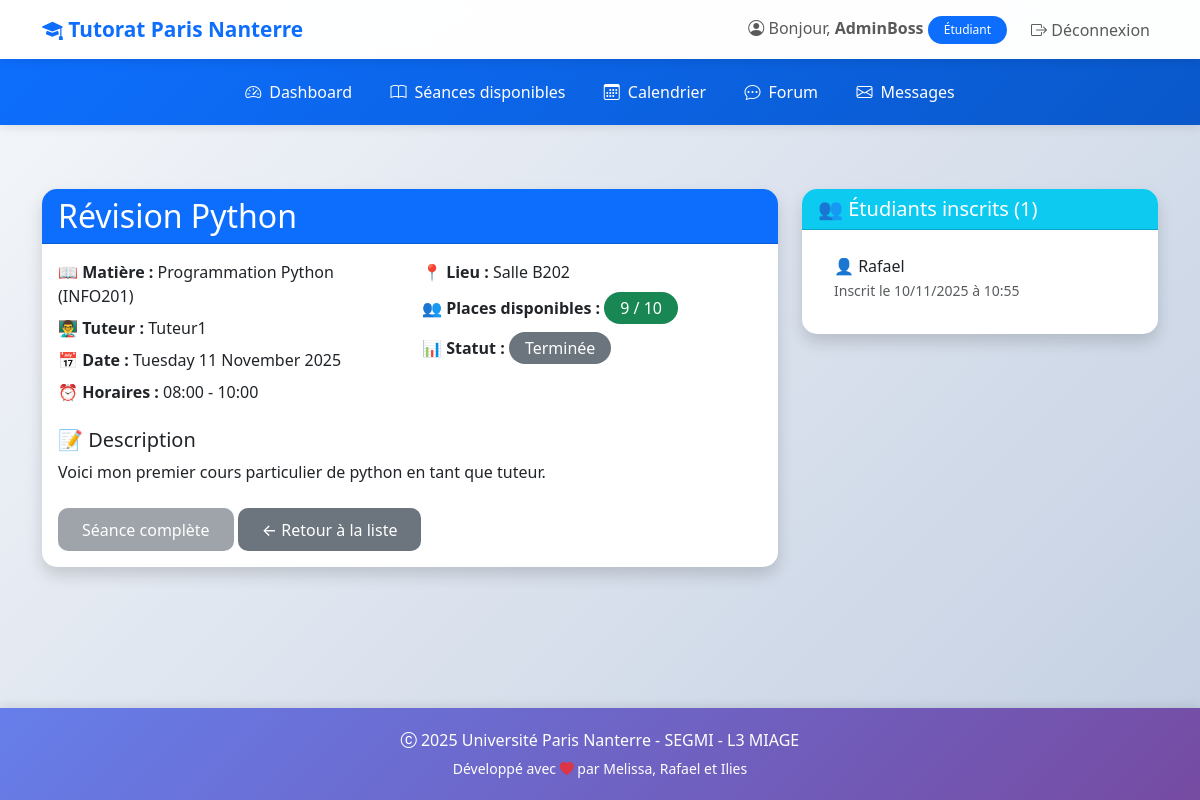
The page /seance/1/ (signed in) on the database as committed earlier.
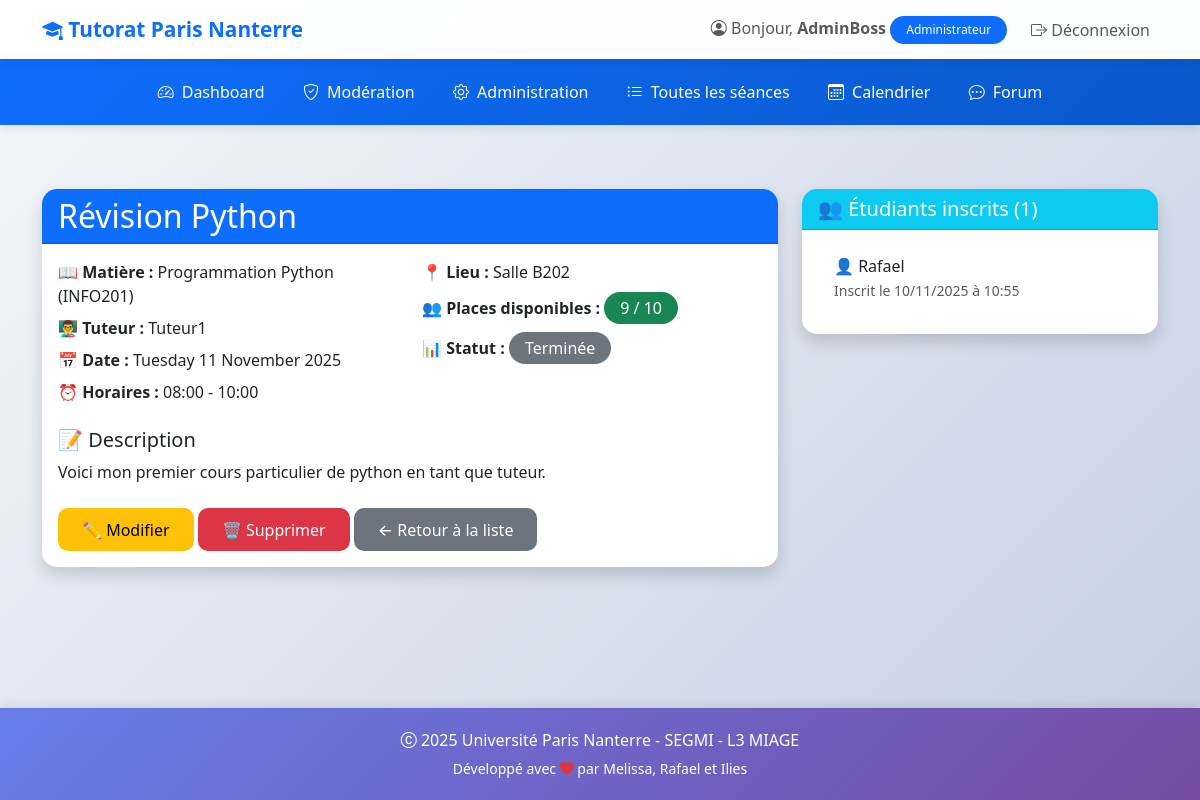
The same page on the database as committed later.
### tutorat/models.py (models this page shows, shortened)
class User(AbstractUser):
    ROLE_CHOICES = (
        ('ETUDIANT', 'Étudiant'),
        ('TUTEUR', 'Tuteur'),
        ('ADMIN', 'Administrateur'),
    )
    role = models.CharField(
        max_length=20,
        choices=ROLE_CHOICES,
        default='ETUDIANT',
        verbose_name="Rôle"
    )
    telephone = models.CharField(
        max_length=15,
        blank=True,
        null=True,
        verbose_name="Téléphone"
    )
    date_naissance = models.DateField(
        blank=True,
        null=True,
        verbose_name="Date de naissance"
    )
    class Meta:
        verbose_name = "Utilisateur"
        verbose_name_plural = "Utilisateurs"

### tutorat/views.py (the view)
# urls.py: path('seance/<int:pk>/', views.seance_detail, name='seance_detail'),
@login_required
def seance_detail(request, pk):
    seance = get_object_or_404(Seance.objects.select_related('matiere', 'tuteur'), pk=pk)
    inscriptions = seance.inscriptions.filter(statut='CONFIRMEE').select_related('etudiant')
    est_inscrit = False
    if request.user.role == 'ETUDIANT':
        est_inscrit = seance.inscriptions.filter(
            etudiant=request.user,
            statut='CONFIRMEE'
        ).exists()
    context = {
        'seance': seance,
        'inscriptions': inscriptions,
        'est_inscrit': est_inscrit,
        'peut_modifier': request.user == seance.tuteur or request.user.role == 'ADMIN',
    }
    return render(request, 'tutorat/seance_detail.html', context)

### tutorat/models.py (called while the page is built)
    def places_disponibles(self):
        places_occupees = self.inscriptions.filter(statut='CONFIRMEE').count()
        return self.places_max - places_occupees

### tutorat/templates/tutorat/seance_detail.html (shortened to what the changed rows need)
{% extends 'tutorat/base.html' %}
{% block content %}
<div class="row">
    <div class="col-md-8">
        <div class="card shadow">
            <div class="card-header bg-primary text-white">
                <h2 class="mb-0">{{ seance.titre }}</h2>
            </div>
            <div class="card-body">
                <div class="mt-4">
                    {% if user.role == 'ETUDIANT' %}
                        {% if est_inscrit %}
                            <form method="post" action="{% url 'inscription_delete' inscriptions.0.pk %}" class="d-inline">
                                {% csrf_token %}
                                <button type="submit" class="btn btn-danger">
                                    ❌ Me désinscrire
                                </button>
                            </form>
                            <a href="{% url 'messagerie_nouvelle' seance.tuteur.id %}" class="btn btn-info">
                                <i class="bi bi-chat-dots"></i> Contacter le tuteur
                            </a>
                        {% else %}
                            <button class="btn btn-secondary" disabled>
                                Séance complète
                            </button>
                        {% endif %}
                    {% endif %}
                    {% if peut_modifier %}
                        <a href="{% url 'seance_update' seance.pk %}" class="btn btn-warning">
                            ✏️ Modifier
                        </a>
                        <a href="{% url 'seance_delete' seance.pk %}" class="btn btn-danger">
                            🗑️ Supprimer
                        </a>
                    {% endif %}
                    <a href="{% url 'seance_list' %}" class="btn btn-secondary">
                        ← Retour à la liste
                    </a>
                </div>
            </div>
        </div>
    </div>
</div>
{% endblock %}

### tutorat/templates/tutorat/base.html (shortened to what the changed rows need)
<!DOCTYPE html>
<html lang="fr">
<head>
    <link href="https://cdn.jsdelivr.net/npm/bootstrap@5.3.0/dist/css/bootstrap.min.css" rel="stylesheet">
    <link rel="stylesheet" href="https://cdn.jsdelivr.net/npm/bootstrap-icons@1.11.0/font/bootstrap-icons.css">
</head>
<body>
    <nav class="navbar navbar-expand-lg navbar-light">
        <div class="container">
            <div class="collapse navbar-collapse" id="navbarNav">
                <ul class="navbar-nav ms-auto align-items-center">
                    {% if user.is_authenticated %}
                        <li class="nav-item">
                            <span class="navbar-text me-3">
                                <i class="bi bi-person-circle"></i>
                                Bonjour, <strong>{{ user.first_name|default:user.username }}</strong>
                                <span class="badge bg-primary">{{ user.get_role_display }}</span>
                            </span>
                        </li>
                        <li class="nav-item">
                            <a class="nav-link btn btn-outline-danger btn-sm" href="{% url 'deconnexion' %}">
                                <i class="bi bi-box-arrow-right"></i> Déconnexion
                            </a>
                        </li>
                    {% endif %}
                </ul>
            </div>
        </div>
    </nav>
    {% if user.is_authenticated %}
        <nav class="secondary-navbar">
            <div class="container">
                <ul class="nav justify-content-center">
                    {% if user.role == 'TUTEUR' %}
                        <li class="nav-item">
                            <a class="nav-link" href="{% url 'dashboard_tuteur' %}">
                                <i class="bi bi-speedometer2"></i> Dashboard
                            </a>
                        </li>
                        <li class="nav-item">
                            <a class="nav-link" href="{% url 'seance_create' %}">
                                <i class="bi bi-plus-circle"></i> Créer une séance
                            </a>
                        </li>
                        <li class="nav-item">
                            <a class="nav-link" href="{% url 'seance_list' %}">
                                <i class="bi bi-list-ul"></i> Mes séances
                            </a>
                        </li>
                        <li class="nav-item">
                            <a class="nav-link" href="{% url 'calendrier' %}">
                                <i class="bi bi-calendar3"></i> Calendrier
                            </a>
                        </li>
                        <li class="nav-item">
                            <a class="nav-link" href="{% url 'forum_accueil' %}">
                                <i class="bi bi-chat-dots"></i> Forum
                            </a>
                        </li>
                        <li class="nav-item">
                            <a class="nav-link" href="{% url 'messagerie_liste' %}">
                                <i class="bi bi-envelope"></i> Messages
                            </a>
                        </li>
                    {% elif user.role == 'ETUDIANT' %}
                        <li class="nav-item">
                            <a class="nav-link" href="{% url 'dashboard_etudiant' %}">
                                <i class="bi bi-speedometer2"></i> Dashboard
                            </a>
                        </li>
                        <li class="nav-item">
                            <a class="nav-link" href="{% url 'seance_list' %}">
                                <i class="bi bi-book"></i> Séances disponibles
                            </a>
                        </li>
                        <li class="nav-item">
                            <a class="nav-link" href="{% url 'calendrier' %}">
                                <i class="bi bi-calendar3"></i> Calendrier
                            </a>
                        </li>
                        <li class="nav-item">
                            <a class="nav-link" href="{% url 'forum_accueil' %}">
                                <i class="bi bi-chat-dots"></i> Forum
                            </a>
                        </li>
                        <li class="nav-item">
                            <a class="nav-link" href="{% url 'messagerie_liste' %}">
                                <i class="bi bi-envelope"></i> Messages
                            </a>
                        </li>
                    {% elif user.role == 'ADMIN' %}
                        <li class="nav-item">
                            <a class="nav-link" href="{% url 'dashboard_admin' %}">
                                <i class="bi bi-speedometer2"></i> Dashboard
                            </a>
                        </li>
                        <li class="nav-item">
                            <a class="nav-link" href="{% url 'admin_moderation' %}">
                                <i class="bi bi-shield-check"></i> Modération
                            </a>
                        </li>
                        <li class="nav-item">
                            <a class="nav-link" href="/admin/">
                                <i class="bi bi-gear"></i> Administration
                            </a>
                        </li>
                        <li class="nav-item">
                            <a class="nav-link" href="{% url 'seance_list' %}">
                                <i class="bi bi-list-ul"></i> Toutes les séances
                            </a>
                        </li>
                        <li class="nav-item">
                            <a class="nav-link" href="{% url 'calendrier' %}">
                                <i class="bi bi-calendar3"></i> Calendrier
                            </a>
                        </li>
                        <li class="nav-item">
                            <a class="nav-link" href="{% url 'forum_accueil' %}">
                                <i class="bi bi-chat-dots"></i> Forum
                            </a>
                        </li>
                    {% endif %}
                </ul>
            </div>
        </nav>
    {% endif %}
    <main class="container my-5">
        {% block content %}{% endblock %}
    </main>
</body>
</html>

Rows that differ between the two databases and show on the page:
changed User "AdminBoss": role "Étudiant" → "Administrateur"
Other text that changed with them:
text no longer shown: "Séances disponibles Messages Séance complète"
text now shown: "Modération Administration Toutes les séances ✏️ Modifier 🗑️ Supprimer"
